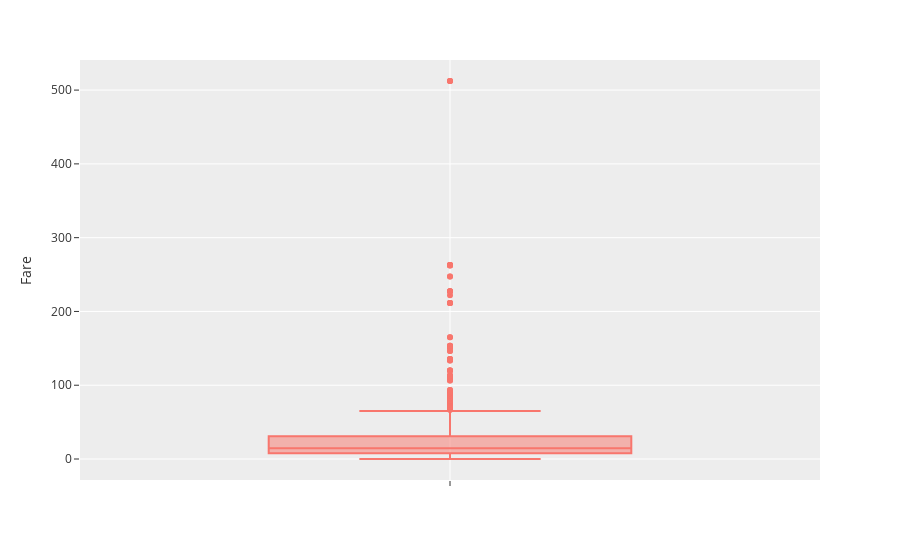

Write notebook code for a chart like this one.
### Markdown cell above
<font color = 'Cadetblue'> Al igual que en la variable 'Edad', como primer paso vamos a ver cómo se distribuye la variable 'Fare', para poder tomar la decision sobre si utilizar la media o la mediana.

### Code cell
fig = px.box(df, y='Fare', template='ggplot2')
fig.show()

### Figure 1 — Plotly figure (JSON) as saved in the notebook; plotly's stock layout.template omitted (floating-point values rounded to 4 significant figures; data arrays with more than 128 entries replaced by an {"elided": "..."} marker saying what was removed)
{"data": [{"alignmentgroup": "True", "hovertemplate": "Fare=%{y}<extra></extra>", "legendgroup": "", "marker": {"color": "#F8766D"}, "name": "", "notched": false, "offsetgroup": "", "orientation": "v", "showlegend": false, "type": "box", "x0": " ", "xaxis": "x", "y": {"elided": "891 float values"}, "y0": " ", "yaxis": "y"}], "layout": {"boxmode": "group", "legend": {"tracegroupgap": 0}, "margin": {"t": 60}, "xaxis": {"anchor": "y", "domain": [0, 1]}, "yaxis": {"anchor": "x", "domain": [0, 1], "title": {"text": "Fare"}}}}
